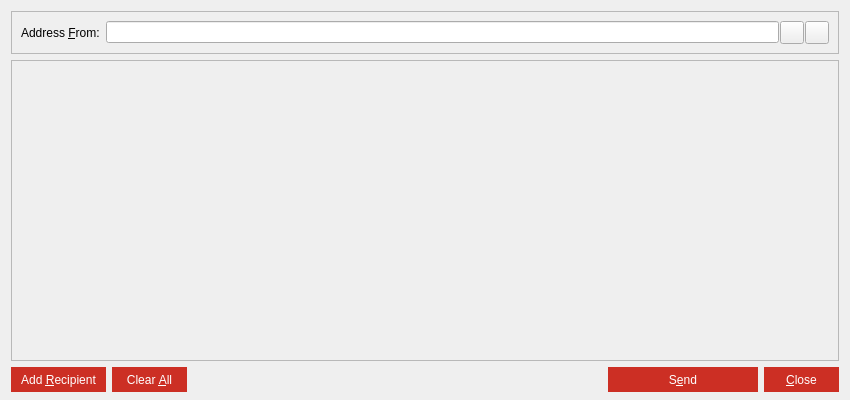
<?xml version="1.0" encoding="UTF-8"?>
<ui version="4.0">
 <class>SendMessagesDialog</class>
 <widget class="QDialog" name="SendMessagesDialog">
  <property name="geometry">
   <rect>
    <x>0</x>
    <y>0</y>
    <width>850</width>
    <height>400</height>
   </rect>
  </property>
  <property name="windowTitle">
   <string>Send Messages</string>
  </property>
  <layout class="QVBoxLayout" name="verticalLayout" stretch="0,1,0">
   <property name="bottomMargin">
    <number>8</number>
   </property>
   <item>
    <widget class="QFrame" name="frameAddressFrom">
     <property name="sizePolicy">
      <sizepolicy hsizetype="Expanding" vsizetype="Expanding">
       <horstretch>0</horstretch>
       <verstretch>0</verstretch>
      </sizepolicy>
     </property>
     <property name="maximumSize">
      <size>
       <width>16777215</width>
       <height>16777215</height>
      </size>
     </property>
     <property name="frameShape">
      <enum>QFrame::StyledPanel</enum>
     </property>
     <property name="frameShadow">
      <enum>QFrame::Sunken</enum>
     </property>
     <layout class="QHBoxLayout" name="horizontalLayout_3">
      <item>
       <widget class="QLabel" name="addressFromLabel">
        <property name="styleSheet">
         <string notr="true">font-family: Segoe UI;</string>
        </property>
        <property name="text">
         <string>Address &amp;From:</string>
        </property>
        <property name="buddy">
         <cstring>addressFrom</cstring>
        </property>
       </widget>
      </item>
      <item>
       <layout class="QHBoxLayout" name="horizontalLayout_4">
        <property name="spacing">
         <number>1</number>
        </property>
        <item>
         <widget class="QValidatedLineEdit" name="addressFrom"/>
        </item>
        <item>
         <widget class="QToolButton" name="addressBookButton">
          <property name="toolTip">
           <string>Choose address from address book</string>
          </property>
          <property name="text">
           <string/>
          </property>
          <property name="icon">
           <iconset resource="../bitcoin.qrc">
            <normaloff>:/icons/address-book</normaloff>:/icons/address-book</iconset>
          </property>
          <property name="shortcut">
           <string>Alt+A</string>
          </property>
         </widget>
        </item>
        <item>
         <widget class="QToolButton" name="pasteButton">
          <property name="toolTip">
           <string>Paste address from clipboard</string>
          </property>
          <property name="text">
           <string/>
          </property>
          <property name="icon">
           <iconset resource="../bitcoin.qrc">
            <normaloff>:/icons/editpaste</normaloff>:/icons/editpaste</iconset>
          </property>
          <property name="shortcut">
           <string>Alt+P</string>
          </property>
         </widget>
        </item>
       </layout>
      </item>
     </layout>
    </widget>
   </item>
   <item>
    <widget class="QScrollArea" name="scrollArea">
     <property name="widgetResizable">
      <bool>true</bool>
     </property>
     <widget class="QWidget" name="scrollAreaWidgetContents">
      <property name="geometry">
       <rect>
        <x>0</x>
        <y>0</y>
        <width>830</width>
        <height>298</height>
       </rect>
      </property>
      <layout class="QVBoxLayout" name="verticalLayout_2">
       <property name="leftMargin">
        <number>0</number>
       </property>
       <property name="topMargin">
        <number>0</number>
       </property>
       <property name="rightMargin">
        <number>0</number>
       </property>
       <property name="bottomMargin">
        <number>0</number>
       </property>
       <item>
        <layout class="QVBoxLayout" name="entries">
         <property name="spacing">
          <number>6</number>
         </property>
        </layout>
       </item>
       <item>
        <spacer name="verticalSpacer">
         <property name="orientation">
          <enum>Qt::Vertical</enum>
         </property>
         <property name="sizeHint" stdset="0">
          <size>
           <width>20</width>
           <height>40</height>
          </size>
         </property>
        </spacer>
       </item>
      </layout>
     </widget>
    </widget>
   </item>
   <item>
    <layout class="QHBoxLayout" name="horizontalLayout">
     <item>
      <widget class="QPushButton" name="addButton">
       <property name="minimumSize">
        <size>
         <width>95</width>
         <height>25</height>
        </size>
       </property>
       <property name="toolTip">
        <string>Send to multiple recipients at once</string>
       </property>
       <property name="styleSheet">
        <string notr="true">border:0;color:white;background-color:#cc2f24;font-family: Segoe UI;</string>
       </property>
       <property name="text">
        <string>Add &amp;Recipient</string>
       </property>
       <property name="autoDefault">
        <bool>false</bool>
       </property>
      </widget>
     </item>
     <item>
      <widget class="QPushButton" name="clearButton">
       <property name="sizePolicy">
        <sizepolicy hsizetype="Minimum" vsizetype="Fixed">
         <horstretch>0</horstretch>
         <verstretch>0</verstretch>
        </sizepolicy>
       </property>
       <property name="minimumSize">
        <size>
         <width>75</width>
         <height>25</height>
        </size>
       </property>
       <property name="toolTip">
        <string>Remove all transaction fields</string>
       </property>
       <property name="styleSheet">
        <string notr="true">border:0;color:white;background-color:#cc2f24;font-family: Segoe UI;</string>
       </property>
       <property name="text">
        <string>Clear &amp;All</string>
       </property>
       <property name="autoRepeatDelay">
        <number>300</number>
       </property>
       <property name="autoDefault">
        <bool>false</bool>
       </property>
      </widget>
     </item>
     <item>
      <spacer name="horizontalSpacer">
       <property name="orientation">
        <enum>Qt::Horizontal</enum>
       </property>
       <property name="sizeHint" stdset="0">
        <size>
         <width>40</width>
         <height>20</height>
        </size>
       </property>
      </spacer>
     </item>
     <item>
      <widget class="QPushButton" name="sendButton">
       <property name="minimumSize">
        <size>
         <width>150</width>
         <height>25</height>
        </size>
       </property>
       <property name="toolTip">
        <string>Confirm the send action</string>
       </property>
       <property name="styleSheet">
        <string notr="true">border:0;color:white;background-color:#cc2f24;font-family: Segoe UI;</string>
       </property>
       <property name="text">
        <string>S&amp;end</string>
       </property>
       <property name="default">
        <bool>true</bool>
       </property>
      </widget>
     </item>
     <item>
      <widget class="QPushButton" name="closeButton">
       <property name="minimumSize">
        <size>
         <width>75</width>
         <height>25</height>
        </size>
       </property>
       <property name="styleSheet">
        <string notr="true">border:0;color:white;background-color:#cc2f24;font-family: Segoe UI;</string>
       </property>
       <property name="text">
        <string>&amp;Close</string>
       </property>
      </widget>
     </item>
    </layout>
   </item>
  </layout>
 </widget>
 <customwidgets>
  <customwidget>
   <class>QValidatedLineEdit</class>
   <extends>QLineEdit</extends>
   <header>qvalidatedlineedit.h</header>
  </customwidget>
 </customwidgets>
 <resources>
  <include location="../bitcoin.qrc"/>
 </resources>
 <connections/>
</ui>
